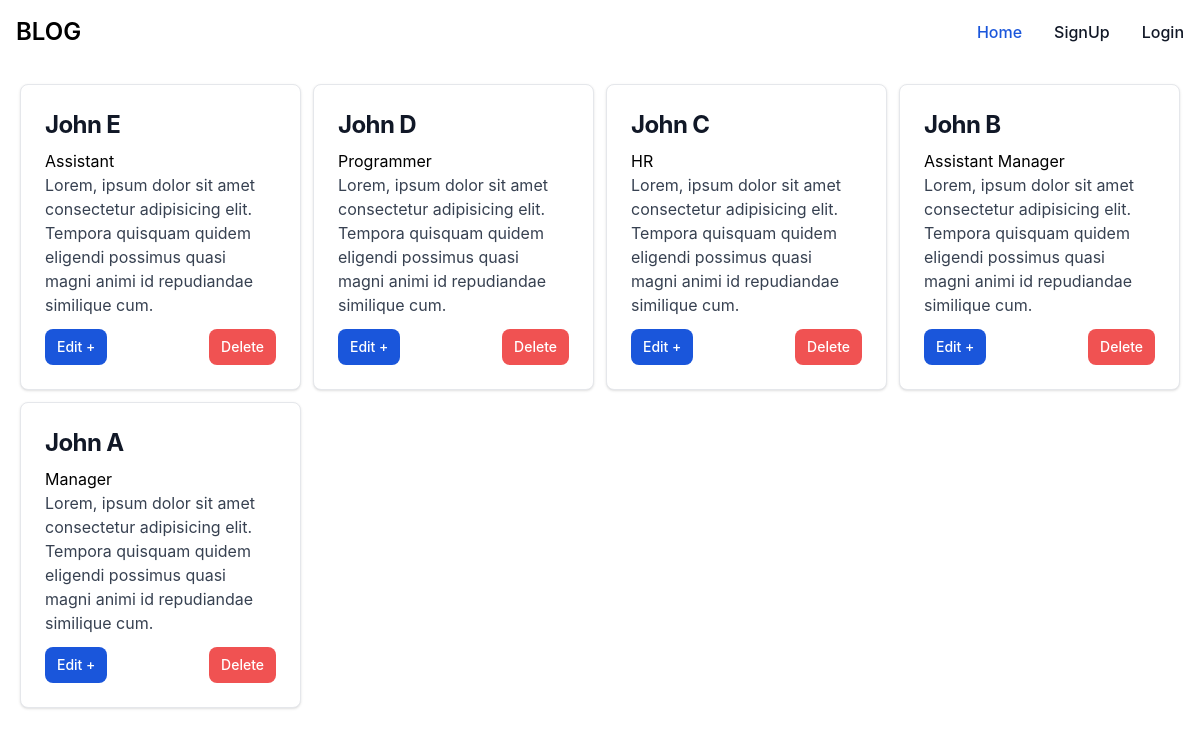
The page / on the database its author committed.
### App_Employee/models.py (models this page shows, shortened)
class Employee(models.Model):
    name = models.CharField(max_length=100)
    address = models.CharField(max_length=255)
    phone_number = models.CharField(max_length=15)
    salary = models.DecimalField(max_digits=10, decimal_places=2)
    designation = models.CharField(max_length=100)
    description = models.TextField()

### App_Employee/views.py (the view)
# urls.py: path("",HomeView.as_view(),name="home"),
class HomeView(ListView):
    model=Employee
    template_name="App_Employee/Home.html"
    context_object_name='employee'
    ordering=["-id"]

### templates/App_Employee/Home.html (shortened to what this page needs)
{% extends "base.html" %} {% block title %} Employee {% endblock title %}
<div>{% load tailwind_filters %} {% load crispy_forms_tags %}</div>
{% block content %}
<div
  class="grid sm:grid-cols-1 md:grid-cols-3 lg:grid-cols-4 xl:grid-cols-5 gap-3 p-5"
>
  {% for data in employee %}
<div class="max-w-sm p-6 bg-white border border-gray-200 rounded-lg shadow dark:bg-gray-800 ">
    <a href="{% url "detail" data.id %}">
        <h5 class="mb-2 text-2xl font-bold tracking-tight text-gray-900 dark:text-white"> {{data.name}}</h5>
        <p> {{data.designation}}</p>
    </a>
    <p class="mb-3 font-normal text-gray-700 dark:text-gray-400">{{data.description}}</p>
    <div class='flex justify-between'>
      <a href="{% url "update" data.id %}" class="inline-flex items-center px-3 py-2 text-sm font-medium text-center text-white bg-blue-700 rounded-lg hover:bg-blue-800 focus:ring-4 focus:outline-none focus:ring-blue-300 ">
        Edit +
    </a>
    <a href="{% url "delete" data.id %}" class="inline-flex items-center px-3 py-2 text-sm font-medium text-center text-white bg-red-500 rounded-lg hover:bg-red-600 focus:ring-4 focus:outline-none focus:ring-red-300 ">
        Delete
    </a>
    </div>
</div>
  {% endfor %}
</div>
{% endblock content %}

### templates/base.html (shortened to what this page needs)
<html lang="en">
  <head>
    <link
      href="https://unpkg.com/tailwindcss@^1.0/dist/tailwind.min.css"
      rel="stylesheet"
    />
    <link
      href="https://cdn.jsdelivr.net/npm/flowbite@2.4.1/dist/flowbite.min.css"
      rel="stylesheet"
    />
  </head>
  <body>
    <div>{% include "Navbar.html" %}</div>
    {% block content %}{% endblock content %}
  </body>
</html>

### templates/Navbar.html (shortened to what this page needs)
{% block content %}
<nav class="sticky top-0 z-10 bg-white text-black">
  <div
    class="max-w-screen-xl flex flex-wrap items-center justify-between mx-auto p-4"
  >
    <a href="/" class="flex items-center space-x-3 rtl:space-x-reverse">
      <span
        class="self-center text-2xl font-semibold whitespace-nowrap uppercase"
        >Blog</span
      >
    </a>
    <div class="hidden w-full md:block md:w-auto" id="navbar-default">
      <ul
        class="font-medium flex flex-col p-4 md:p-0 mt-4 border border-gray-100 rounded-lg bg-gray-50 md:flex-row md:space-x-8 rtl:space-x-reverse md:mt-0 md:border-0 md:bg-white"
      >
        {% if user.is_authenticated %}
         <li>
          <a
            href="{% url "home" %}"
            class="block py-2 px-3 text-white bg-blue-700 rounded md:bg-transparent md:text-blue-700 md:p-0"
            aria-current="page"
            >Home</a
          >
        </li>
        <li>
          <a
            href="{% url "create" %}"
            class="block py-2 px-3 text-gray-900 rounded hover:bg-gray-100 md:hover:bg-transparent md:border-0 md:hover:text-blue-700 md:p-0 dark:text-white md:dark:hover:text-blue-500"
            >Add Employee</a
          >
        </li>
        <li>
          <a
            href="{% url "profile" %}"
            class="block py-2 px-3 text-gray-900 rounded hover:bg-gray-100 md:hover:bg-transparent md:border-0 md:hover:text-blue-700 md:p-0 dark:text-white md:dark:hover:text-blue-500"
            >Profile
          </a>
        </li>
        <li>
          <a
            href="{% url "logout" %}"
            class="block py-2 px-3 text-gray-900 rounded hover:bg-gray-100 md:hover:bg-transparent md:border-0 md:hover:text-blue-700 md:p-0 dark:text-white md:dark:hover:text-blue-500 dark:hover:bg-gray-700"
            >Logout</a
          >
        </li>
        {% else %}
        <li>
          <a
            href=""
            class="block py-2 px-3 text-white bg-blue-700 rounded md:bg-transparent md:text-blue-700 md:p-0"
            aria-current="page"
            >Home</a
          >
        </li>
       <li>
          <a
            href="{% url "signup" %}"
            class="block py-2 px-3 text-gray-900 rounded hover:bg-gray-100 md:hover:bg-transparent md:border-0 md:hover:text-blue-700 md:p-0 dark:text-white md:dark:hover:text-blue-500 dark:hover:bg-gray-700"
            >SignUp</a
          >
        </li>
        <li>
          <a
            href="{% url "signin" %}""
            class="block py-2 px-3 text-gray-900 rounded hover:bg-gray-100 md:hover:bg-transparent md:border-0 md:hover:text-blue-700 md:p-0 dark:text-white md:dark:hover:text-blue-500 dark:hover:bg-gray-700"
            >Login</a
          >
        </li>
        {% endif %}
      </ul>
    </div>
  </div>
</nav>
{% endblock content %}

### rows shown on the page
Employee: name "John E", designation "Assistant", description "Lorem, ipsum dolor sit amet consectetur adipisicing elit. Tempora quisquam quidem eligendi possimus quasi magni animi id repudiandae similique cum."
Employee: name "John D", designation "Programmer", description "Lorem, ipsum dolor sit amet consectetur adipisicing elit. Tempora quisquam quidem eligendi possimus quasi magni animi id repudiandae similique cum."
Employee: name "John C", designation "HR", description "Lorem, ipsum dolor sit amet consectetur adipisicing elit. Tempora quisquam quidem eligendi possimus quasi magni animi id repudiandae similique cum."
Employee: name "John B", designation "Assistant Manager", description "Lorem, ipsum dolor sit amet consectetur adipisicing elit. Tempora quisquam quidem eligendi possimus quasi magni animi id repudiandae similique cum."
Employee: name "John A", designation "Manager", description "Lorem, ipsum dolor sit amet consectetur adipisicing elit. Tempora quisquam quidem eligendi possimus quasi magni animi id repudiandae similique cum."
